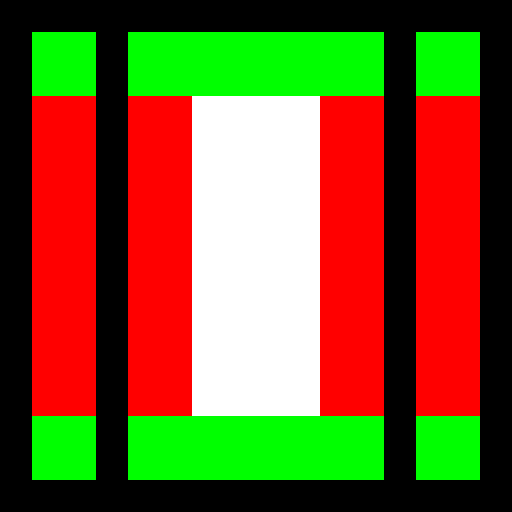

Rendered tile map (Tiled .tmx) drawn with the repository's tilesets; below, a short description and the full map source, tile grids included:
An orthogonal 16x16 tile map with 32x32 px tiles, 1 tile layer (Tile Layer 1).

<map version="1.5" tiledversion="1.7.2" orientation="orthogonal" renderorder="right-down" width="16" height="16" tilewidth="32" tileheight="32" infinite="0" nextlayerid="2" nextobjectid="1">
 <tileset firstgid="1" source="tileset.tsx" />
 <layer id="1" name="Tile Layer 1" width="16" height="16">
  <data encoding="csv">
1,1,1,1,1,1,1,1,1,1,1,1,1,1,1,1,
1,2,2,1,2,2,2,2,2,2,2,2,1,2,2,1,
1,2,2,1,2,2,2,2,2,2,2,2,1,2,2,1,
1,3,3,1,3,3,4,4,4,4,3,3,1,3,3,1,
1,3,3,1,3,3,4,4,4,4,3,3,1,3,3,1,
1,3,3,1,3,3,4,4,4,4,3,3,1,3,3,1,
1,3,3,1,3,3,4,4,4,4,3,3,1,3,3,1,
1,3,3,1,3,3,4,4,4,4,3,3,1,3,3,1,
1,3,3,1,3,3,4,4,4,4,3,3,1,3,3,1,
1,3,3,1,3,3,4,4,4,4,3,3,1,3,3,1,
1,3,3,1,3,3,4,4,4,4,3,3,1,3,3,1,
1,3,3,1,3,3,4,4,4,4,3,3,1,3,3,1,
1,3,3,1,3,3,4,4,4,4,3,3,1,3,3,1,
1,2,2,1,2,2,2,2,2,2,2,2,1,2,2,1,
1,2,2,1,2,2,2,2,2,2,2,2,1,2,2,1,
1,1,1,1,1,1,1,1,1,1,1,1,1,1,1,1
</data>
 </layer>
</map>